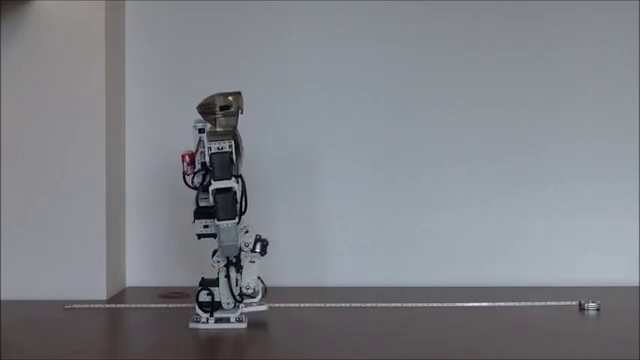
#> input picture project/data/biowalk-0300.png, 640 x 360 px
$ jupyter execute --allow-errors Transforms.ipynb   (shell and % lines are left out)   (older library calls are emulated)
#> lines starting #> are read from the running program, lines starting #| are printed output that depends on the picture
[cell 1]
import numpy as np
import matplotlib.pyplot as plt
import cv2

[cell 2]
img = cv2.imread('data/biowalk-0300.png',0)
#> img: shape (360, 640); min 0, max 245, mean 129.6
img_reduced = img[85:335, 150:300]

f = np.fft.fft2(np.float32(img_reduced))
fshift = np.fft.fftshift(f)
f = 20*np.log(np.abs(f))
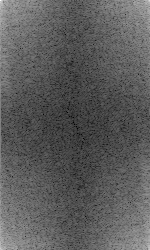
#> f: shape (250, 150) float64; min 40.46, max 304.6, mean 136.6; drawn with min black and max white
fshift = 20*np.log(np.abs(fshift))
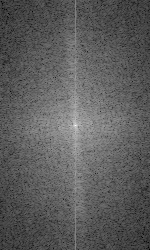
#> fshift: shape (250, 150) float64; min 40.46, max 304.6, mean 136.6; drawn with min black and max white

dft = cv2.dft(np.float32(img_reduced),flags = cv2.DFT_COMPLEX_OUTPUT)
dft_shift = np.fft.fftshift(dft)

#dft = cv2.magnitude(dft[:,:,0],dft[:,:,1])
#dft_shift = cv2.magnitude(dft_shift[:,:,0],dft_shift[:,:,1])

dft = 20*np.log(cv2.magnitude(dft[:,:,0],dft[:,:,1]))
dft_shift = 20*np.log(cv2.magnitude(dft_shift[:,:,0],dft_shift[:,:,1]))

plt.figure(figsize=(12,7))
plt.subplot(2,3,1),plt.imshow(img_reduced,cmap='gray',interpolation=None),plt.axis('off')
plt.subplot(2,3,2),plt.imshow(f,cmap='gray',interpolation=None),plt.axis('off')
plt.subplot(2,3,3),plt.imshow(fshift,cmap='gray',interpolation=None),plt.axis('off')
plt.subplot(2,3,4),plt.imshow(img_reduced,cmap='gray',interpolation=None),plt.axis('off')
plt.subplot(2,3,5),plt.imshow(dft,cmap='gray',interpolation=None),plt.axis('off')
plt.subplot(2,3,6),plt.imshow(dft_shift,cmap='gray',interpolation=None),plt.axis('off')

[cell 3]
# filtros pasa-bajo
def filter_ideal_fcn(H,D,D0,params):
    H[D<=D0] = 1
    return H
def filter_butterworth_fcn(H,D,D0,params=2):
    n = params
    H[:] = 1/(1+np.power(D[:]/D0,2*n))
    return H
def filter_gaussian_fcn(H,D,D0,params=2):
    n = params
    H[:] = np.exp(-np.power(D[:]/D0,2)/(n))
    return H

def get_filter_for_image(rows,cols,D0,filter_fcn,params=0,off_rows = 0, off_cols = 0):
    H = np.zeros((rows,cols))
    D = np.zeros_like(H)
    u, v= np.arange(0,rows), np.arange(0,cols)
    U = u[:rows].reshape((rows,1))*np.ones((1,cols))
    V = np.ones((rows,1))*v[:cols].reshape((1,cols))
    D = np.sqrt(np.power(U-rows/2-off_rows,2)+np.power(V-cols/2-off_cols,2))
    H = filter_fcn(H,D,D0,params)
    return H

def get_notch_filter(rows,cols,D0,filter_fcn,params,u,v):
    H1 = get_filter_for_image(rows,cols,D0,filter_fcn,params,off_rows=u,off_cols=v)
    if u==0 and v==0:
        return H1
    H2 = get_filter_for_image(rows,cols,D0,filter_fcn,params,off_rows=-u,off_cols=-v)
    return H1+H2

def make_spectrum(img):
    f_im = np.fft.fft2(img)
    f_im_shift = np.fft.fftshift(f_im)
    mag_spect = 20*np.log(np.abs(f_im_shift))
    return mag_spect

def apply_frecuency_filter_to_image(img, H):
    f = np.fft.fft2(img)
    fshift = np.fft.fftshift(f)
    f_ishift = np.fft.ifftshift(fshift*H)
    img_back = np.fft.ifft2(f_ishift)
    img_back = np.abs(img_back)
    return img_back

[cell 4]
img_reduced = img[85:335, 150:300]
# img_reduced = cv2.medianBlur(img_reduced,5)

# filter_fcn = filter_ideal_fcn
# filter_fcn = filter_butterworth_fcn
filter_fcn = filter_gaussian_fcn
rows,cols = img_reduced.shape
#> rows = 250; cols = 150
H_L = get_filter_for_image(rows,cols,0.5,filter_fcn,params=2.0)
img_low_L = apply_frecuency_filter_to_image(img_reduced,H_L)
img_high_L = apply_frecuency_filter_to_image(img_reduced,1-H_L)
#> in apply_frecuency_filter_to_image (call 2), `img_back = np.abs(img_back)`:
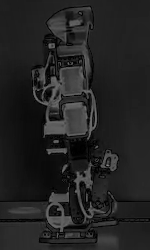
#> img_back: shape (250, 150) float64; min 0.000924, max 134.6, mean 35.2
H_H = get_filter_for_image(rows,cols,10,filter_fcn,params=2.0)
img_low_H = apply_frecuency_filter_to_image(img_reduced,H_H)
img_high_H = apply_frecuency_filter_to_image(img_reduced,1-H_H)

plt.figure(figsize=(12,7))
plt.subplot(2,3,1),plt.imshow(img_reduced,cmap='gray',interpolation=None),plt.axis('off')
plt.subplot(2,3,2),plt.imshow(img_low_L,cmap='gray',interpolation=None),plt.axis('off')
plt.subplot(2,3,3),plt.imshow(img_high_L,cmap='gray',interpolation=None),plt.axis('off')
plt.subplot(2,3,4),plt.imshow(img_reduced+img_low_H,cmap='gray',interpolation=None),plt.axis('off')
plt.subplot(2,3,5),plt.imshow(img_low_H,cmap='gray',interpolation=None),plt.axis('off')
plt.subplot(2,3,6),plt.imshow(img_high_H,cmap='gray',interpolation=None),plt.axis('off')
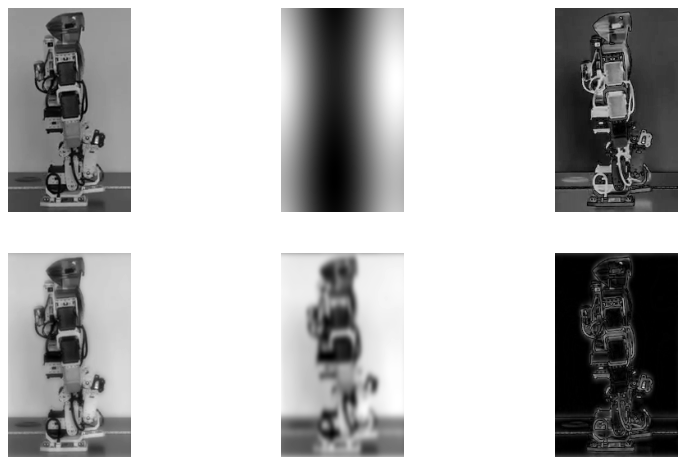
#> figure drawn by matplotlib, 6 panels

[cell 5]
img_reduced = img[85:335, 150:300]
img_reduced = cv2.medianBlur(img_reduced,5)
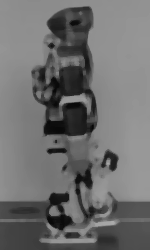
#> img_reduced: shape (250, 150); min 7, max 171, mean 110.3

#k = np.array([[0,1,0],[1,-4,1],[0,1,0]])
k = np.array([[1,1,1],[1,-8,1],[1,1,1]])
#k = np.array([[0,0,0],[0,1,0],[0,0,0]])-1.2*np.array([[1,1,1],[1,-8,1],[1,1,1]])
lap_kernel = cv2.filter2D(img_reduced,-1,k)
laplacian = cv2.Laplacian(img_reduced,cv2.CV_8U)

plt.figure(figsize=(12,7))
plt.subplot(1,3,1),plt.imshow(img_reduced,cmap='gray',interpolation=None),plt.axis('off')
plt.subplot(1,3,2),plt.imshow(lap_kernel,cmap='gray',interpolation=None),plt.axis('off')
plt.subplot(1,3,3),plt.imshow(laplacian,cmap='gray',interpolation=None),plt.axis('off')

[cell 6]
# sharpening
img_reduced = img[85:335, 150:300]
img_reduced = np.float32(img_reduced)

# 1. bluer original image
# blr_img = cv2.blur(img_reduced,(5,5))
# blr_img = cv2.medianBlur(img_reduced,5)
blr_img = cv2.GaussianBlur(img_reduced,(5,5),2.0)

# 2.
# mask = img_reduced - blr_img
mask = cv2.Laplacian(img_reduced,cv2.CV_32F)
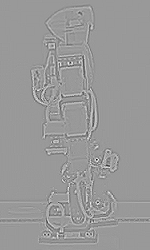
#> mask: shape (250, 150) float32; min -319, max 212, mean 0; drawn with min black and max white
#mask = np.uint8(((mask-np.min(mask))*255)/(np.max(mask)-np.min(mask)))
#res,mask = cv2.threshold(mask,140,255,cv2.THRESH_BINARY_INV)
print(np.min(mask),np.max(mask))
#| -319.0 212.0
# mask = img_high_H

# 3. add mask to original
enh_img = 0.75*img_reduced + 0.5*mask
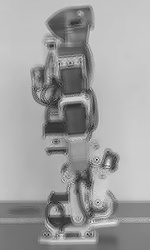
#> enh_img: shape (250, 150) float32; min -30.5, max 148, mean 82.5; drawn with min black and max white
enh_img = np.uint8(((enh_img-np.min(enh_img))*255)/(np.max(enh_img)-np.min(enh_img)))

plt.figure(figsize=(12,7))
plt.subplot(1,4,1),plt.imshow(img_reduced,cmap='gray',interpolation=None),plt.axis('off')
plt.subplot(1,4,2),plt.imshow(blr_img,cmap='gray',interpolation=None),plt.axis('off')
plt.subplot(1,4,3),plt.imshow(mask,cmap='gray',interpolation=None),plt.axis('off')
plt.subplot(1,4,4),plt.imshow(enh_img,cmap='gray',interpolation=None),plt.axis('off')

[cell 7]
img_reduced = img[85:335, 150:300]
#img_reduced = cv2.equalizeHist(img_reduced)
#img_reduced = cv2.adaptiveThreshold(img_reduced,255,cv2.ADAPTIVE_THRESH_GAUSSIAN_C,\
#                                    cv2.THRESH_BINARY,11,2)


img_canny_1 = cv2.Canny(img_reduced,100,200)
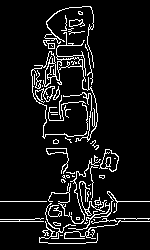
#> img_canny_1: shape (250, 150); 8.6% white in thin lines or dots
sobelx = np.uint8(np.absolute(cv2.Sobel(img_reduced,cv2.CV_64F,1,0,ksize=3)))
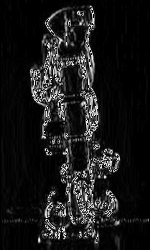
#> sobelx: shape (250, 150); min 0, max 255, mean 24.8
sobely = np.uint8(np.absolute(cv2.Sobel(img_reduced,cv2.CV_64F,0,1,ksize=3)))
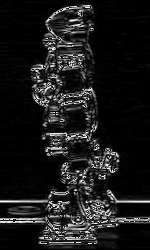
#> sobely: shape (250, 150); min 0, max 255, mean 26.4

plt.figure(figsize=(12,7))
plt.subplot(1,4,1),plt.imshow(img_reduced,cmap='gray',interpolation=None),plt.axis('off')
plt.subplot(1,4,2),plt.imshow(img_canny_1,cmap='gray',interpolation=None),plt.axis('off')
plt.subplot(1,4,3),plt.imshow(sobelx,cmap='gray',interpolation=None),plt.axis('off')
plt.subplot(1,4,4),plt.imshow(sobely,cmap='gray',interpolation=None),plt.axis('off')
